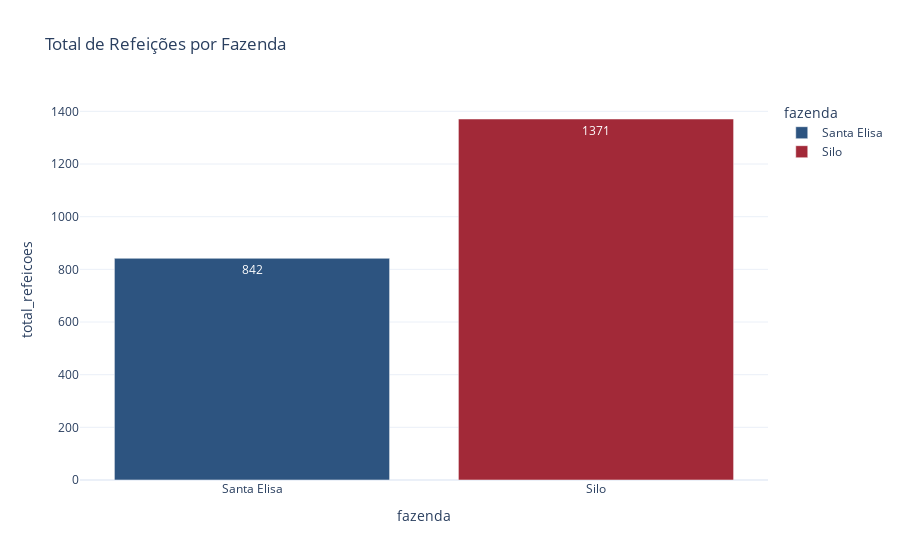

Source (notebook cell):
### Code cell
# 002. Quantidade total de refeições por fazenda
qtd_cols = ['almoco', 'janta', 'lanche', 'cafe']
df_qtd_fazenda = df_filtrado.groupby('fazenda')[qtd_cols].sum().reset_index()
df_qtd_fazenda['total_refeicoes'] = df_qtd_fazenda[qtd_cols].sum(axis=1)

fig1 = px.bar(df_qtd_fazenda, x='fazenda', y='total_refeicoes', color='fazenda',
              title='Total de Refeições por Fazenda', text_auto=True)
fig1.show()

### Figure 1 — Plotly figure (JSON) as saved in the notebook; plotly's stock layout.template omitted (floating-point values rounded to 4 significant figures)
{"data": [{"alignmentgroup": "True", "hovertemplate": "fazenda=%{x}<br>total_refeicoes=%{y}<extra></extra>", "legendgroup": "Santa Elisa", "marker": {"color": "#2d5480", "pattern": {"shape": ""}}, "name": "Santa Elisa", "offsetgroup": "Santa Elisa", "orientation": "v", "showlegend": true, "textposition": "auto", "texttemplate": "%{y}", "type": "bar", "x": ["Santa Elisa"], "xaxis": "x", "y": [842], "yaxis": "y"}, {"alignmentgroup": "True", "hovertemplate": "fazenda=%{x}<br>total_refeicoes=%{y}<extra></extra>", "legendgroup": "Silo", "marker": {"color": "#a22938", "pattern": {"shape": ""}}, "name": "Silo", "offsetgroup": "Silo", "orientation": "v", "showlegend": true, "textposition": "auto", "texttemplate": "%{y}", "type": "bar", "x": ["Silo"], "xaxis": "x", "y": [1371], "yaxis": "y"}], "layout": {"barmode": "relative", "legend": {"title": {"text": "fazenda"}, "tracegroupgap": 0}, "title": {"text": "Total de Refeições por Fazenda"}, "xaxis": {"anchor": "y", "categoryarray": ["Santa Elisa", "Silo"], "categoryorder": "array", "domain": [0, 1], "title": {"text": "fazenda"}}, "yaxis": {"anchor": "x", "domain": [0, 1], "title": {"text": "total_refeicoes"}}}}
